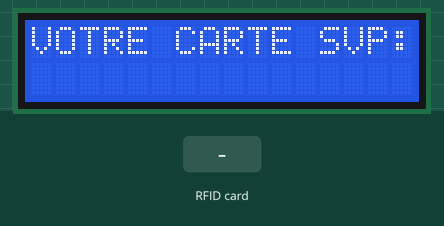
A sketch run on a simulated Arduino Uno, built with avr-gcc and run on an emulated ATmega328P. Shown: 16×2 character LCD. The test bench sets the inputs (shaded band). What the sketch prints to the serial monitor is not drawn.

Above: at 1.3 s.
1.4 s: RFID card 5E 7A 19 C4 held to the reader
At 2.7 s:
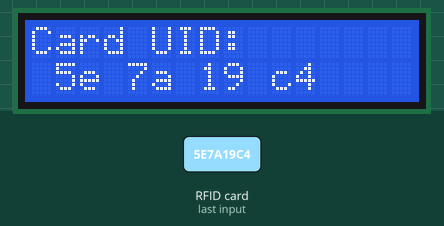
At 4.5 s:
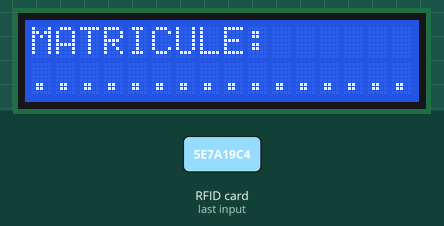
Timing chart, 0 to 6.0 s (numbered marks = the images above; inputs shaded):
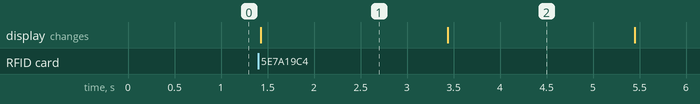

Measured:
- after the input at 1.4 s, the display: changes at once (image 1)
- what the display in image 1 shows lasts 2.0 s, from 1.4 s to 3.4 s

The sketch:

affichage_texte_v2.ino
```cpp
#include <SPI.h>
#include <MFRC522.h>
#include <LiquidCrystal.h>

#define RST_PIN 9    // Pin de reset du module RFID RC522
#define SS_PIN 10    // Pin SDA du module RFID RC522

MFRC522 mfrc522(SS_PIN, RST_PIN);  // Création de l'instance MFRC522

const int rs = 7, en = 8, d4 = 5, d5 = 4, d6 = 3, d7 = 2;
LiquidCrystal lcd(rs, en, d4, d5, d6, d7); // Création de l'instance LiquidCrystal

bool cardDetected = false;  // Variable pour suivre l'état de la carte

void setup() {
  Serial.begin(9600);  // Initialisation de la communication série
  SPI.begin();         // Initialisation du bus SPI
  mfrc522.PCD_Init();  // Initialisation du module RC522
  lcd.begin(16, 2);    // Initialisation de l'affichage LCD 16x2
  lcd.clear();         // Effacement de l'écran
   // lcd.scrollDisplayLeft();
  lcd.print("VOTRE CARTE SVP:");

}

void loop() {
  // Chercher une nouvelle carte présente
  if (!cardDetected && mfrc522.PICC_IsNewCardPresent() && mfrc522.PICC_ReadCardSerial()) {
    cardDetected = true; // Marquer la carte comme détectée

    // Afficher l'ID de la carte sur le moniteur série
    Serial.print("Card UID: ");
    String cardID = "";
    for (byte i = 0; i < mfrc522.uid.size; i++) {
      Serial.print(mfrc522.uid.uidByte[i] < 0x10 ? " 0" : " ");
      Serial.print(mfrc522.uid.uidByte[i], HEX);
      cardID += String(mfrc522.uid.uidByte[i] < 0x10 ? " 0" : " ");
      cardID += String(mfrc522.uid.uidByte[i], HEX);
    }
    Serial.println();

    // Afficher l'ID de la carte sur l'écran LCD
    lcd.clear();
    lcd.setCursor(0, 0);
    lcd.print("Card UID:");
    lcd.setCursor(0, 1);
    lcd.print(cardID);
    delay(2000);

    // Lire et afficher les blocs des secteurs variables
    /*int secteurs[] = {1, 2}; // Exemple de secteurs variables
    int blocs[] = {4, 5, 6, 7,8,9}; // Blocs à lire dans chaque secteur
    for (byte i = 0; i < sizeof(secteurs)/sizeof(secteurs[0]); i++) {
      int secteur = secteurs[i];
      for (byte j = 0; j < sizeof(blocs)/sizeof(blocs[0]); j++) {
        int bloc = blocs[j];
        readBlock(secteur, bloc);
      }
    }*/
    int rang_titre=0;
    int listes_blocs[] = {5,6,8,9};
      for (byte block = 0; block < 4; block++) {
        readBlock(listes_blocs[block], rang_titre);
        rang_titre++;
      }

    lcd.clear();         // Effacement de l'écran
    lcd.print("TERMINER.");
    delay(2000);
    lcd.clear();
    lcd.print("VOTRE CARTE SVP:");
    mfrc522.PICC_HaltA();
    cardDetected = false; // Réinitialiser l'état de la carte
  }
}

void readBlock(byte bloc, int rangs) {
  String titres[] = {"MATRICULE:", "ID SERIE RFID:", "ID AGENT:", "DATE VALIDITE:"};
  MFRC522::StatusCode status;
  byte buffer[18];
  byte size = sizeof(buffer);

  // Authentifier le secteur
  MFRC522::MIFARE_Key key;
  for (byte i = 0; i < 6; i++) key.keyByte[i] = 0xFF; // Clé par défaut

  status = (MFRC522::StatusCode) mfrc522.PCD_Authenticate(
    MFRC522::PICC_CMD_MF_AUTH_KEY_A, bloc, &key, &(mfrc522.uid));
  if (status != MFRC522::STATUS_OK) {
    Serial.print(F("Authentification échouée: "));
    Serial.println(mfrc522.GetStatusCodeName(status));
    return;
  }

  // Lire le bloc
  status = (MFRC522::StatusCode) mfrc522.MIFARE_Read(bloc, buffer, &size);
  if (status != MFRC522::STATUS_OK) {
    Serial.print(F("Lecture échouée: "));
    Serial.println(mfrc522.GetStatusCodeName(status));
    return;
  }

  // Afficher le bloc sur le LCD
  lcd.clear();
  lcd.setCursor(0, 0);
  lcd.print(titres[rangs]); // Vous pouvez personnaliser les titres comme souhaité

  lcd.setCursor(0, 1);
  for (byte i = 0; i < 16; i++) {
    if (isPrintable(buffer[i])) {
      lcd.print((char)buffer[i]);
    } else {
      lcd.print('.');
    }
  }

  delay(2000);
}

bool isPrintable(char c) {
  return c >= 32 && c <= 126;
}
```
